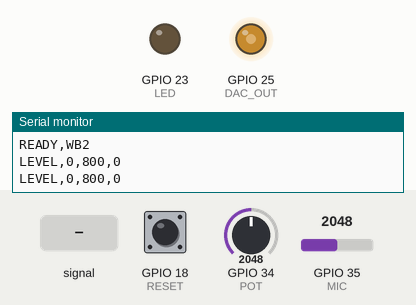
Recording of a sketch running on a simulated ESP32. Shown: output pins drawn as LEDs (lit = HIGH), the last lines printed to the serial monitor. Dashed ring = blinking. The inputs (shaded band) are chosen by the test bench; at power-on: GPIO 35 (MIC) = 2048, GPIO 18 (RESET) HIGH, GPIO 34 (POT) = 2048 (analog values on the 0–4095 scale).

Above: at 1.2 s.
1.3 s: GPIO 35 (MIC) fed a 200 Hz sine of ±1023 counts around its level
At 4.2 s:
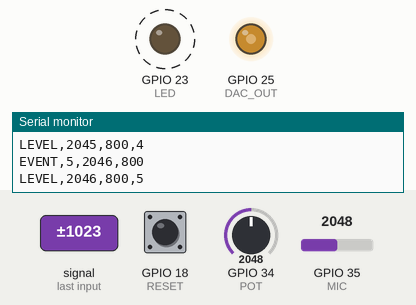
4.3 s: GPIO 35 (MIC) set to 2866
At 5.4 s:
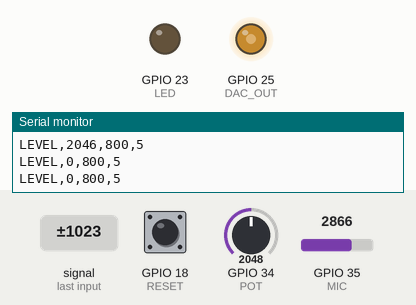
Timing chart, 0 to 7.3 s (numbered marks = the images above; inputs shaded):
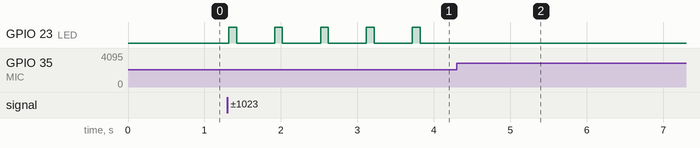

The sketch:

sound_counter.ino
```cpp
// Classic ESP32-DevKitC V4 only (ESP32-WROOM).
const int MIC = 35;
const int POT = 34;
const int DAC_OUT = 25;
const int LED = 23;
const int RESET = 18;
int events = 0;
int lastButton = HIGH;
unsigned long lastEvent = 0;
unsigned long lastLog = 0;
unsigned long lastDebounce = 0;

void beep() {
  for (int i = 0; i < 80; ++i) {
    dacWrite(DAC_OUT, 220);
    delayMicroseconds(500);
    dacWrite(DAC_OUT, 35);
    delayMicroseconds(500);
  }
  dacWrite(DAC_OUT, 128);
}

void setup() {
  Serial.begin(115200);
  pinMode(LED, OUTPUT);
  pinMode(RESET, INPUT_PULLUP);
  analogReadResolution(12);
  dacWrite(DAC_OUT, 128);
  Serial.println("READY,WB2");
}

void loop() {
  int threshold = map(analogRead(POT), 0, 4095, 100, 1500);
  int lo = 4095;
  int hi = 0;
  unsigned long started = millis();
  while (millis() - started < 20) {
    int sample = analogRead(MIC);
    if (sample < lo) lo = sample;
    if (sample > hi) hi = sample;
  }
  int peakToPeak = hi - lo;

  if (peakToPeak >= threshold && millis() - lastEvent >= 600) {
    lastEvent = millis();
    ++events;
    digitalWrite(LED, HIGH);
    Serial.printf("EVENT,%d,%d,%d\n", events, peakToPeak, threshold);
    beep();
  } else {
    digitalWrite(LED, LOW);
  }

  int button = digitalRead(RESET);
  if (button != lastButton && millis() - lastDebounce >= 40) {
    lastDebounce = millis();
    lastButton = button;
    if (button == LOW) {
      events = 0;
      Serial.println("RESET,0");
    }
  }
  if (millis() - lastLog >= 500) {
    lastLog = millis();
    Serial.printf("LEVEL,%d,%d,%d\n", peakToPeak, threshold, events);
  }
}
```

Measured:
- after the input at 1.3 s, GPIO 23 (LED): alternates HIGH for 0.10 s and LOW for 0.50 s, starting at once
- after the input at 4.3 s, GPIO 23 (LED): stops changing and stays LOW; GPIO 25 (DAC_OUT): stays 128/255 (without the input it goes to 35/255 after 4.2 s)
